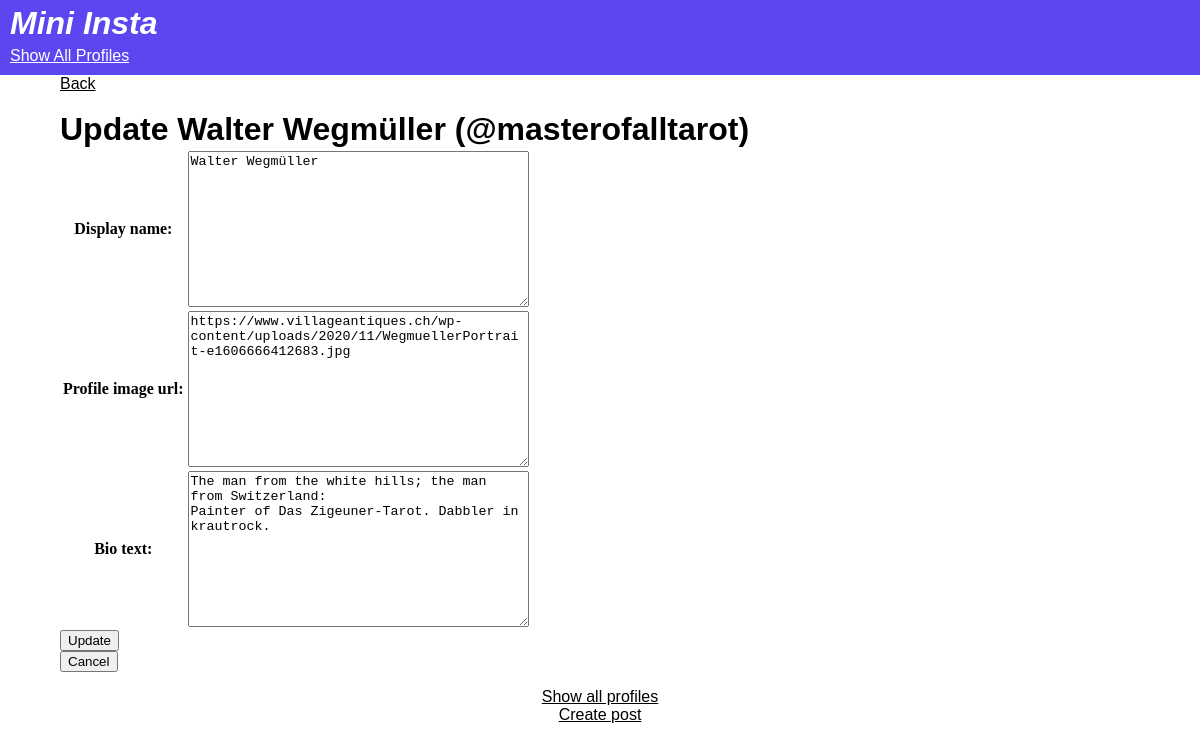
The page /mini_insta/profile/2/update on the database its author committed.
### mini_insta/models.py (models this page shows, shortened)
class Profile(models.Model):
    username = models.TextField(blank=True)
    display_name = models.TextField(blank=True)
    profile_image_url = models.TextField(blank=True)
    bio_text = models.TextField(blank=True)
    join_date = models.DateField(auto_now_add=True)

### mini_insta/views.py (the view)
# urls.py: path('profile/<int:pk>/update', UpdateProfileView.as_view(), name="update_profile"),
class UpdateProfileView(UpdateView):
    model = Profile
    form_class = UpdateProfileForm
    template_name = "mini_insta/update_profile_form.html"

### mini_insta/forms.py
class UpdateProfileForm(forms.ModelForm):
    class Meta:
        model = Profile
        fields = ['display_name', 'profile_image_url', 'bio_text']

### mini_insta/templates/mini_insta/update_profile_form.html (shortened to what this page needs)
{% extends 'mini_insta/base.html' %}
    {% block content %}
    <main>
        <a href="{% url 'show_profile' profile.pk %}">
            <p>Back</p>
        </a>
        <br>
        <h1>Update {{profile.display_name}} (@{{profile.username}})</h1>
        <form action="{% url 'update_profile' profile.pk %}" method="POST">
            <table>
                {{form.as_table}}
            </table>
            <input type="submit" name="submit" value="Update">
        </form>
        <form action="{% url 'show_profile' profile.pk %}" method="GET">
            <input type="submit" name="submit" value="Cancel">
        </form>
    </main>
    {% endblock %}

### static/mini_insta/style.css (style rules this page uses)
* { margin: 0; box-sizing: border-box; }
p, a, h1, h2, h3, h4, h5, h6 { font-family: Arial, sans-serif; color: black; }
main { width: 90%; margin: auto; }

### rows shown on the page
Profile: display_name "Walter Wegmüller", username "masterofalltarot", profile_image_url "https://www.villageantiques.ch/wp-content/uploads/2020/11/WegmuellerPortrait-e1606666412683.jpg", bio_text "The man from the white hills; the man from Switzerland: Painter of Das Zigeuner-Tarot. Dabbler in krautrock."
